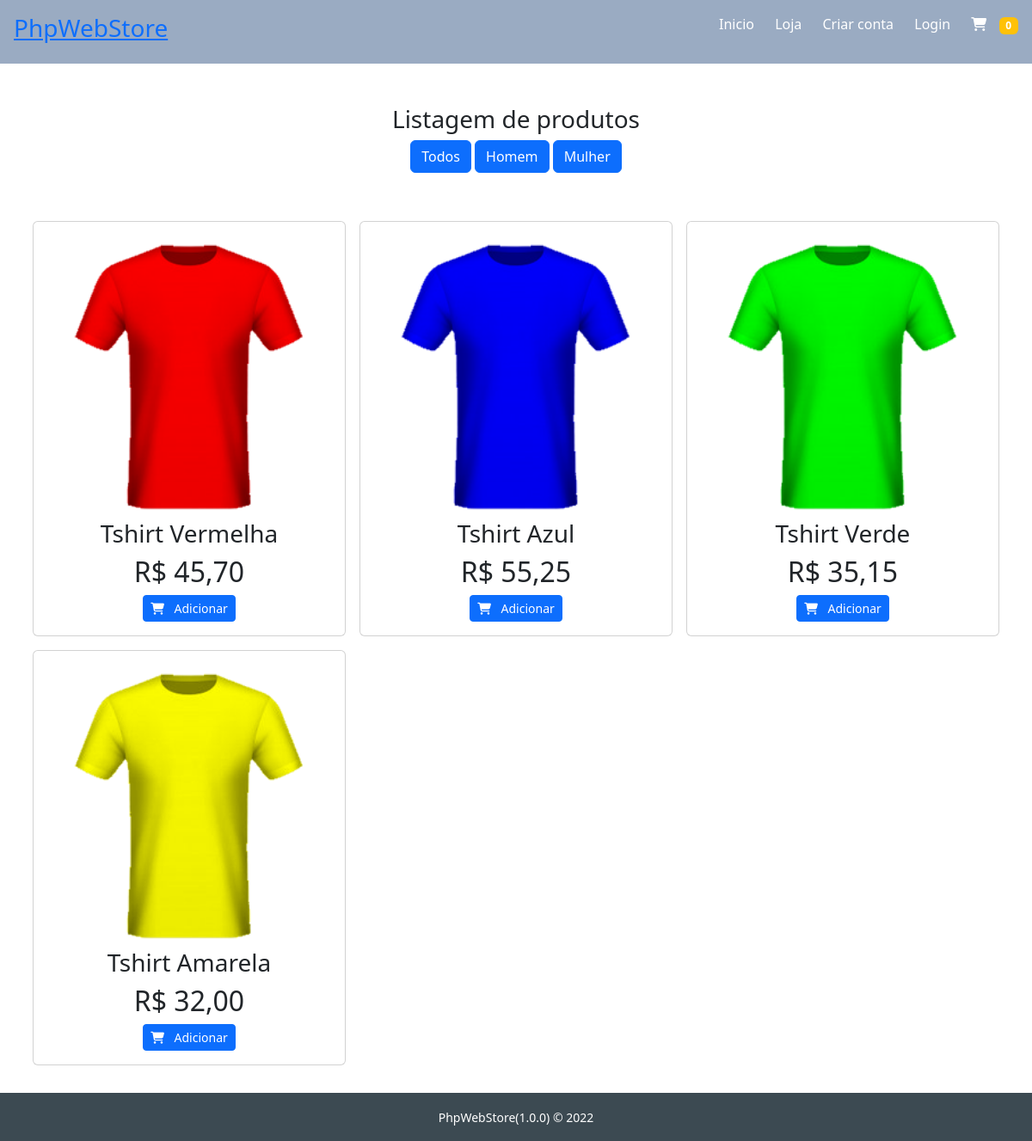
Page /public/index.php?pagina=loja&c=homem on the earlier database version.
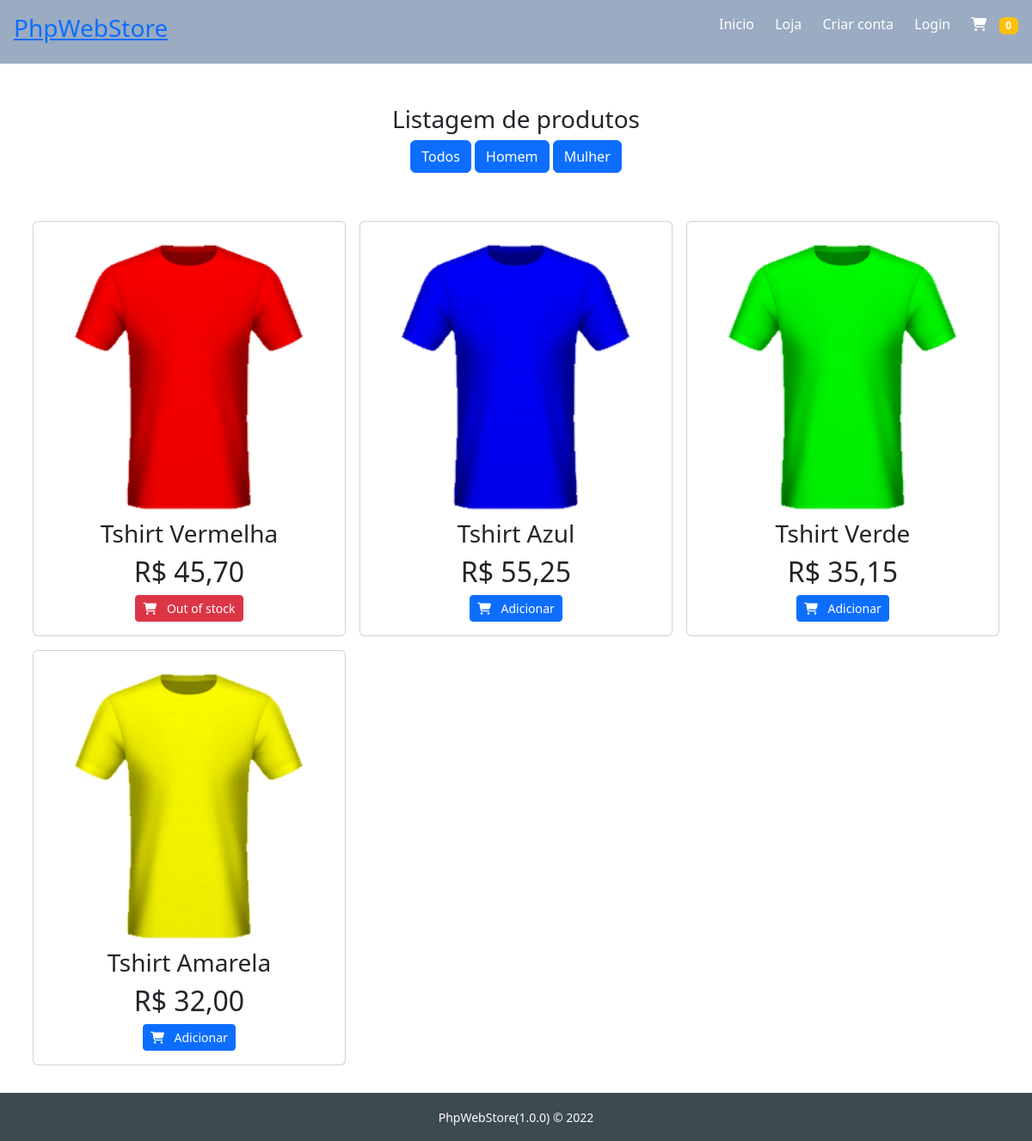
Same page on the later database version.
### tables this page shows
CREATE TABLE IF NOT EXISTS produtos (
    id_pdt int(10) unsigned NOT NULL AUTO_INCREMENT,
    categoria_pdt varchar(50) DEFAULT NULL,
    nome_pdt varchar(50) DEFAULT NULL,
    descricao_pdt varchar(200) DEFAULT NULL,
    imagem_pdt varchar(200) DEFAULT NULL,
    preco_pdt decimal(6,2) DEFAULT NULL,
    qtd_pdt_estoque int(11) DEFAULT NULL,
    status_pdt tinyint(4) DEFAULT NULL,
    created_at datetime DEFAULT NULL,
    updated_at datetime DEFAULT NULL,
    deleted_at datetime DEFAULT NULL,
    PRIMARY KEY (id_pdt)
);

### core/controllers/Main.php (called while the page is built, shortened)
<?php
class Main
{
    public function store()
    {
        $product     = new Product();
        $productList = $product->productList($_GET['c'] ?? 'todos');
        $categories  = $product->searchCategories();
        Store::layout([
            'layouts/html_header.php',
            'layouts/header.php',
            'loja.php',
            'layouts/footer.php',
            'layouts/html_footer.html'
        ], [
            'products'  => $productList,
            'categories'=> $categories,
        ]);
    }
}

### core/routes.php (called while the page is built, shortened)
<?php
$rotas = array(
    'inicio' => 'main@index',
    'loja'   => 'main@store',
    'cliente_cadastro'  => 'main@registerClientForm',
    'cliente_criar'     => 'main@registerClient',
    'confirmar_email'   => 'main@confirmMail',
    'login'             => 'main@login',
    'login_submit'      => 'main@loginSubmit',
    'logout'            => 'main@logout',
    'carrinho_add'             => 'cart@addToCart',
    'remover_produto'          => 'cart@removeProduct',
    'clean_cart'               => 'cart@cleanCart',
    'carrinho'                 => 'cart@cart',
    'finalizar_pedido'         => 'cart@finishOrder',
    'finalizar_pedido_resumo'  => 'cart@finishOrderResume',
    'dados_alternativos'       => 'cart@alternativeData',
    'confirmar_pedido'         => 'cart@confirmOrder',
    'perfil'                        => 'main@perfil',
    'alterar_dados_pessoais'        => 'main@alterPersonalData',
    'alterar_dados_pessoais_submit' => 'main@alterPersonalDataSubmit',
    'alterar_senha'                 => 'main@alterPassword',
    'alterar_senha_submit'          => 'main@alterPasswordSubmit',
    'historico_pedidos'     => 'main@orderHistory',
    'detalhes_pedido'       => 'main@orderDetails',
    'pagamento'             => 'main@payment'
);
$action = 'inicio';
if (isset($_GET['pagina'])) {
    if(key_exists($_GET['pagina'], $rotas)) {
        $action = $_GET['pagina'];
    }
}
$partes     = explode('@', $rotas[$action]);
$method     = $partes[1];
$ctr = new $controller();
$ctr->$method();

### public/index.php (called while the page is built, shortened)
<?php
require_once '../core/routes.php';

### core/models/Product.php (called while the page is built, shortened)
<?php
class Product
{
    public function productList($category)
    {
        $db         = new Database();
        $search     = 'SELECT * FROM produtos WHERE status_pdt = 1';
        $categories = $this->searchCategories();
        if (in_array($category, $categories)) {
            $search .= " AND categoria_pdt = '" . $category . "'";
        }
        return $db->select($search);
    }
    public function searchCategories()
    {
        $db     = new Database();
        $categoriesDb = $db->select('SELECT DISTINCT categoria_pdt FROM produtos');
        $categories = array();
        foreach ($categoriesDb as $categoryDb) {
            $categories[] = $categoryDb->categoria_pdt;
        }
        return $categories;
    }
}

### core/classes/Database.php (called while the page is built, shortened)
<?php
class Database
{
    private $connectDb;
    private function connectDb()
    {
        $this->connectDb = new PDO(
            'mysql:'
            . 'host=' . MYSQL_SERVER . ';'
            . 'dbname=' . MYSQL_DATABASE . ';'
            . 'charset=' . MYSQL_CHARSET,
            MYSQL_USER,
            MYSQL_PASS,
            array(PDO::ATTR_PERSISTENT => true)
        );
        $this->connectDb->setAttribute(PDO::ATTR_ERRMODE, PDO::ERRMODE_WARNING);
    }
    private function disconnectDb()
    {
        $this->connectDb = null;
    }
    public function select($sql, $params = null)
    {
        $sql = trim($sql);
        $results = null;
        try {
            $pdo = $this->connectDb->prepare($sql);
            if (!empty($params)) {
                $pdo->execute($params);
            }else {
                $pdo->execute();
            }
            $results = $pdo->fetchall(PDO::FETCH_CLASS);
        }catch (\PDOException $exception) {
            return false;
        }
        return $results;
    }
}

### core/views/loja.php (the view, shortened to what this page needs)
<div class="container bottonSpace">
    <div class="row">
        <div class="col-12 text-center my-5">
            <h3>Listagem de produtos</h3>
            <a href="?pagina=loja&c=todos" class="btn btn-primary">Todos</a>
            <?php foreach ($categories as $category): ?>
                <a href="?pagina=loja&c=<?= $category ?>" class="btn btn-primary">
                    <?= ucfirst(preg_replace("/\_/", " ", $category)) ?>
                </a>
            <?php endforeach; ?>
        </div>
    </div>
    <div class="row">
        <?php if (count($products) == 0): ?>
            <div class="text-center my-5">
                <h3>Não existem produtos disponíveis</h3>
            </div>
        <?php else: ?>
            <?php foreach ($products as $product): ?>
                <div class="col-sm-4 col-6 p-2">
                    <div class="text-center p-3 card">
                        <img class="img-fluid" src="assets/images/products/<?= $product->imagem_pdt ?>">
                        <h3><?= $product->nome_pdt ?></h3>
                        <h2><?= 'R$ ' . preg_replace('/\./', ',', $product->preco_pdt) ?></h2>
                        <div>
                            <?php if ($product->qtd_pdt_estoque <= 0): ?>
                                <button class="btn btn-danger btn-sm">
                                    <i class="fa-solid fa-cart-shopping me-2"></i>
                                    Out of stock
                                </button>
                            <?php else: ?>
                                <button class="btn btn-primary btn-sm" onclick="addToCart(<?= $product->id_pdt ?>)">
                                    <i class="fa-solid fa-cart-shopping me-2"></i>
                                    Adicionar
                                </button>
                            <?php endif; ?>
                        </div>
                    </div>
                </div>
            <?php endforeach; ?>
        <?php endif; ?>
    </div>
</div>

### core/classes/Store.php (shortened to what this page needs)
<?php
class Store
{
    public static function layout($structures, $data = null)
    {
        foreach ($structures as $structure) {
            include '../core/views/' . $structure;
        }
    }
    public static function isClientLogged(): bool
    {
        return isset($_SESSION['client']);
    }
}

### core/views/layouts/html_header.php (shortened to what this page needs)
<!DOCTYPE html>
<html lang="pt-br">
<head>
    <link href="https://cdn.jsdelivr.net/npm/bootstrap@5.2.0/dist/css/bootstrap.min.css" rel="stylesheet">
    <link rel="stylesheet" href="https://cdnjs.cloudflare.com/ajax/libs/font-awesome/6.1.1/css/all.min.css">
    <link rel="stylesheet" type="text/css" href="https://cdn.datatables.net/1.12.1/css/dataTables.bootstrap5.min.css"/>
    <link rel="stylesheet" href="assets/css/app.css">
</head>
<body>

### core/views/layouts/header.php (shortened to what this page needs)
<?php
    $totalPdt = 0;
?>
<div class="container-fluid navigation">
    <div class="row">
        <div class="col-6 p-3">
            <a href="?pagina=inicio">
                <h3><?= APP_NAME ?></h3>
            </a>
        </div>
        <div class="col-6 text-end p-3">
            <a href="?pagina=inicio" class="nav-item">Inicio</a>
            <a href="?pagina=loja" class="nav-item">Loja</a>
            <?php if (store::isClientLogged()): ?>
                <a href="?pagina=perfil" class="nav-item">
                    <i class="fa-solid fa-house-chimney-user text-white"></i> <?= $_SESSION['clientName'] ?>
                </a>
                <a href="?pagina=logout" class="nav-item">
                    <i class="fa-solid fa-arrow-right-from-bracket text-white"></i>
                </a>
            <?php else: ?>
                <a href="?pagina=cliente_cadastro" class="nav-item">Criar conta</a>
                <a href="?pagina=login" class="nav-item">Login</a>
            <?php endif; ?>
            <a class="nav-item" href="?pagina=carrinho">
                <i class="fa-solid fa-cart-shopping"></i>
            </a>
            <span class="badge bg-warning" id="cartPdt"><?= $totalPdt ?></span>
        </div>
    </div>
</div>

### core/views/layouts/footer.php
<div class="container-fluid fixed-bottom footer">
    <div class="row">
        <div class="col-12 text-center p-3">
            <small><?= APP_NAME . '(' . APP_VERSION . ') &copy ' . date('Y') ?></small>
        </div>
    </div>
</div>

### public/assets/css/app.css (style rules this page uses)
.navigation { background-color: rgb(154, 171, 194); color: black; }
.footer { background-color: rgb(60, 74, 82); color: white; }
.nav-item { text-decoration: none; color: white; margin: 0 10px; }
.bottonSpace { margin-bottom: 80px; }

Differences in the rows shown:
changed produtos "Tshirt Vermelha": qtd_pdt_estoque 100 → 0 (drawn)
Other differences:
list line gone: "Adicionar"
new list line: "Out of stock"
